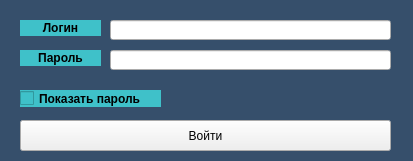
<?xml version="1.0" encoding="UTF-8"?>
<ui version="4.0">
 <class>Form</class>
 <widget class="QWidget" name="Form">
  <property name="geometry">
   <rect>
    <x>0</x>
    <y>0</y>
    <width>413</width>
    <height>161</height>
   </rect>
  </property>
  <property name="minimumSize">
   <size>
    <width>413</width>
    <height>161</height>
   </size>
  </property>
  <property name="maximumSize">
   <size>
    <width>413</width>
    <height>161</height>
   </size>
  </property>
  <property name="windowTitle">
   <string>Form</string>
  </property>
  <widget class="QLabel" name="label">
   <property name="geometry">
    <rect>
     <x>20</x>
     <y>20</y>
     <width>81</width>
     <height>16</height>
    </rect>
   </property>
   <property name="font">
    <font>
     <pointsize>9</pointsize>
     <weight>75</weight>
     <bold>true</bold>
    </font>
   </property>
   <property name="styleSheet">
    <string notr="true">background-color: rgb(63, 193, 201);</string>
   </property>
   <property name="text">
    <string>Логин</string>
   </property>
   <property name="alignment">
    <set>Qt::AlignCenter</set>
   </property>
  </widget>
  <widget class="QLabel" name="label_2">
   <property name="geometry">
    <rect>
     <x>20</x>
     <y>50</y>
     <width>81</width>
     <height>16</height>
    </rect>
   </property>
   <property name="font">
    <font>
     <pointsize>9</pointsize>
     <weight>75</weight>
     <bold>true</bold>
    </font>
   </property>
   <property name="styleSheet">
    <string notr="true">background-color: rgb(63, 193, 201);</string>
   </property>
   <property name="text">
    <string>Пароль</string>
   </property>
   <property name="alignment">
    <set>Qt::AlignCenter</set>
   </property>
  </widget>
  <widget class="QLineEdit" name="lineEdit">
   <property name="geometry">
    <rect>
     <x>110</x>
     <y>20</y>
     <width>281</width>
     <height>20</height>
    </rect>
   </property>
   <property name="clearButtonEnabled">
    <bool>true</bool>
   </property>
  </widget>
  <widget class="QLineEdit" name="lineEdit_2">
   <property name="geometry">
    <rect>
     <x>110</x>
     <y>50</y>
     <width>281</width>
     <height>20</height>
    </rect>
   </property>
   <property name="echoMode">
    <enum>QLineEdit::Password</enum>
   </property>
   <property name="clearButtonEnabled">
    <bool>true</bool>
   </property>
  </widget>
  <widget class="QCheckBox" name="checkBox">
   <property name="geometry">
    <rect>
     <x>20</x>
     <y>90</y>
     <width>141</width>
     <height>17</height>
    </rect>
   </property>
   <property name="font">
    <font>
     <pointsize>9</pointsize>
     <weight>75</weight>
     <bold>true</bold>
    </font>
   </property>
   <property name="styleSheet">
    <string notr="true">background-color: rgb(63, 193, 201);</string>
   </property>
   <property name="text">
    <string>Показать пароль</string>
   </property>
  </widget>
  <widget class="QPushButton" name="pushButton">
   <property name="geometry">
    <rect>
     <x>20</x>
     <y>120</y>
     <width>371</width>
     <height>31</height>
    </rect>
   </property>
   <property name="text">
    <string>Войти</string>
   </property>
  </widget>
  <widget class="QLabel" name="label_10">
   <property name="geometry">
    <rect>
     <x>-10</x>
     <y>0</y>
     <width>431</width>
     <height>171</height>
    </rect>
   </property>
   <property name="styleSheet">
    <string notr="true">background-color: rgb(54, 79, 107);</string>
   </property>
   <property name="text">
    <string/>
   </property>
  </widget>
  <zorder>label_10</zorder>
  <zorder>label</zorder>
  <zorder>label_2</zorder>
  <zorder>lineEdit</zorder>
  <zorder>lineEdit_2</zorder>
  <zorder>checkBox</zorder>
  <zorder>pushButton</zorder>
 </widget>
 <resources/>
 <connections/>
</ui>
